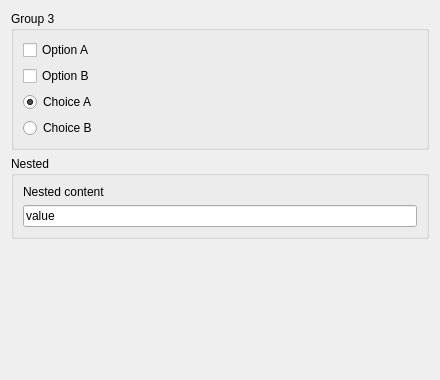
<?xml version="1.0" encoding="UTF-8"?>
<ui version="4.0"><class>Dialog</class><widget class="QDialog" name="Dialog"><property name="geometry"><rect><x>0</x><y>0</y><width>440</width><height>380</height></rect></property><property name="windowTitle"><string>Group 3</string></property><layout class="QVBoxLayout" name="verticalLayout"><property name="leftMargin"><number>11</number></property><property name="topMargin"><number>11</number></property><property name="rightMargin"><number>11</number></property><property name="bottomMargin"><number>11</number></property><property name="spacing"><number>6</number></property><item><widget class="QGroupBox" name="group"><property name="title"><string>Group 3</string></property><layout class="QVBoxLayout" name="groupLayout"><property name="leftMargin"><number>9</number></property><property name="topMargin"><number>9</number></property><property name="rightMargin"><number>9</number></property><property name="bottomMargin"><number>9</number></property><property name="spacing"><number>6</number></property><item><widget class="QCheckBox" name="check_1"><property name="text"><string>Option A</string></property><property name="checked"><bool>false</bool></property></widget></item><item><widget class="QCheckBox" name="check_2"><property name="text"><string>Option B</string></property><property name="checked"><bool>false</bool></property></widget></item><item><widget class="QRadioButton" name="radio_1"><property name="text"><string>Choice A</string></property><property name="checked"><bool>true</bool></property></widget></item><item><widget class="QRadioButton" name="radio_2"><property name="text"><string>Choice B</string></property><property name="checked"><bool>false</bool></property></widget></item></layout></widget></item><item><widget class="QGroupBox" name="group_2"><property name="title"><string>Nested</string></property><layout class="QVBoxLayout" name="group_2Layout"><property name="leftMargin"><number>9</number></property><property name="topMargin"><number>9</number></property><property name="rightMargin"><number>9</number></property><property name="bottomMargin"><number>9</number></property><property name="spacing"><number>6</number></property><item><widget class="QLabel" name="inside"><property name="text"><string>Nested content</string></property></widget></item><item><widget class="QLineEdit" name="inside_edit"><property name="text"><string>value</string></property></widget></item></layout></widget></item><item><spacer name="verticalSpacer"><property name="orientation"><enum>Qt::Orientation::Vertical</enum></property><property name="sizeHint" stdset="0"><size><width>40</width><height>20</height></size></property></spacer></item></layout></widget></ui>
